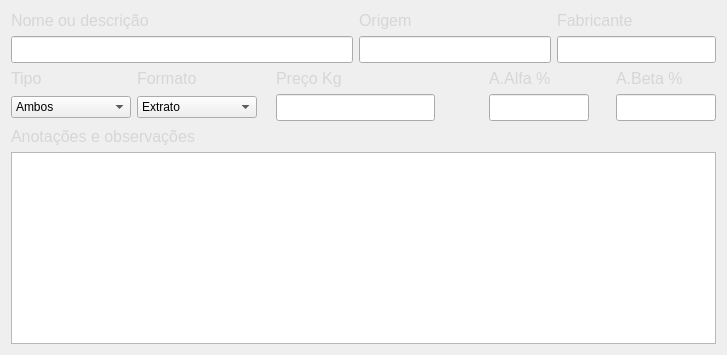
                <widget class="QWidget" name="lupulo_aba">
                 <attribute name="title">
                  <string>Lupúlo</string>
                 </attribute>
                 <layout class="QGridLayout" name="gridLayout_2">
                  <item row="5" column="0" colspan="9">
                   <widget class="QTextEdit" name="observacoes_lupulo_tbx">
                    <property name="placeholderText">
                     <string/>
                    </property>
                   </widget>
                  </item>
                  <item row="0" column="7" colspan="2">
                   <widget class="QLabel" name="label_21">
                    <property name="text">
                     <string>&lt;html&gt;&lt;head/&gt;&lt;body&gt;&lt;p&gt;&lt;span style=&quot; font-size:12pt; color:#d6d6d6;&quot;&gt;Fabricante&lt;/span&gt;&lt;/p&gt;&lt;/body&gt;&lt;/html&gt;</string>
                    </property>
                   </widget>
                  </item>
                  <item row="3" column="5">
                   <widget class="QLabel" name="label_30">
                    <property name="text">
                     <string/>
                    </property>
                   </widget>
                  </item>
                  <item row="1" column="4" colspan="3">
                   <widget class="QLineEdit" name="origem_lupulo_tbx">
                    <property name="font">
                     <font>
                      <pointsize>12</pointsize>
                      <bold>true</bold>
                     </font>
                    </property>
                    <property name="placeholderText">
                     <string/>
                    </property>
                   </widget>
                  </item>
                  <item row="1" column="7" colspan="2">
                   <widget class="QLineEdit" name="fabricante_lupulo_tbx">
                    <property name="font">
                     <font>
                      <pointsize>12</pointsize>
                      <bold>true</bold>
                     </font>
                    </property>
                    <property name="placeholderText">
                     <string/>
                    </property>
                   </widget>
                  </item>
                  <item row="2" column="1">
                   <widget class="QLabel" name="label_27">
                    <property name="text">
                     <string>&lt;html&gt;&lt;head/&gt;&lt;body&gt;&lt;p&gt;&lt;span style=&quot; font-size:12pt; color:#d6d6d6;&quot;&gt;Formato&lt;/span&gt;&lt;/p&gt;&lt;/body&gt;&lt;/html&gt;</string>
                    </property>
                   </widget>
                  </item>
                  <item row="3" column="8">
                   <widget class="QLineEdit" name="acido_beta_lupulo_tbx">
                    <property name="maximumSize">
                     <size>
                      <width>100</width>
                      <height>16777215</height>
                     </size>
                    </property>
                    <property name="font">
                     <font>
                      <pointsize>12</pointsize>
                      <bold>true</bold>
                     </font>
                    </property>
                    <property name="placeholderText">
                     <string/>
                    </property>
                   </widget>
                  </item>
                  <item row="3" column="3" colspan="2">
                   <widget class="QLineEdit" name="preco_lupulo_tbx">
                    <property name="font">
                     <font>
                      <pointsize>12</pointsize>
                      <bold>true</bold>
                     </font>
                    </property>
                    <property name="placeholderText">
                     <string/>
                    </property>
                   </widget>
                  </item>
                  <item row="2" column="6">
                   <widget class="QLabel" name="label_28">
                    <property name="text">
                     <string>&lt;html&gt;&lt;head/&gt;&lt;body&gt;&lt;p&gt;&lt;span style=&quot; font-size:12pt; color:#d6d6d6;&quot;&gt;A.Alfa %&lt;/span&gt;&lt;/p&gt;&lt;/body&gt;&lt;/html&gt;</string>
                    </property>
                   </widget>
                  </item>
                  <item row="0" column="4" colspan="3">
                   <widget class="QLabel" name="label_25">
                    <property name="text">
                     <string>&lt;html&gt;&lt;head/&gt;&lt;body&gt;&lt;p&gt;&lt;span style=&quot; font-size:12pt; color:#d6d6d6;&quot;&gt;Origem&lt;/span&gt;&lt;/p&gt;&lt;/body&gt;&lt;/html&gt;</string>
                    </property>
                   </widget>
                  </item>
                  <item row="1" column="0" colspan="4">
                   <widget class="QLineEdit" name="descricao_lupulo_tbx">
                    <property name="font">
                     <font>
                      <pointsize>12</pointsize>
                      <bold>true</bold>
                     </font>
                    </property>
                    <property name="placeholderText">
                     <string/>
                    </property>
                   </widget>
                  </item>
                  <item row="3" column="0">
                   <widget class="QComboBox" name="tipo_lupulo_tbx">
                    <property name="minimumSize">
                     <size>
                      <width>120</width>
                      <height>0</height>
                     </size>
                    </property>
                    <property name="placeholderText">
                     <string/>
                    </property>
                    <item>
                     <property name="text">
                      <string>Ambos</string>
                     </property>
                    </item>
                    <item>
                     <property name="text">
                      <string>Amargor</string>
                     </property>
                    </item>
                    <item>
                     <property name="text">
                      <string>Aroma</string>
                     </property>
                    </item>
                   </widget>
                  </item>
                  <item row="3" column="1">
                   <widget class="QComboBox" name="formato_lupulo_tbx">
                    <property name="minimumSize">
                     <size>
                      <width>120</width>
                      <height>0</height>
                     </size>
                    </property>
                    <property name="placeholderText">
                     <string/>
                    </property>
                    <item>
                     <property name="text">
                      <string>Extrato</string>
                     </property>
                    </item>
                    <item>
                     <property name="text">
                      <string>Chá</string>
                     </property>
                    </item>
                    <item>
                     <property name="text">
                      <string>Flor</string>
                     </property>
                    </item>
                    <item>
                     <property name="text">
                      <string>Pelet</string>
                     </property>
                    </item>
                   </widget>
                  </item>
                  <item row="4" column="0" colspan="2">
                   <widget class="QLabel" name="label_23">
                    <property name="text">
                     <string>&lt;html&gt;&lt;head/&gt;&lt;body&gt;&lt;p&gt;&lt;span style=&quot; font-size:12pt; color:#d6d6d6;&quot;&gt;Anotações e observações&lt;/span&gt;&lt;/p&gt;&lt;/body&gt;&lt;/html&gt;</string>
                    </property>
                   </widget>
                  </item>
                  <item row="2" column="3" colspan="2">
                   <widget class="QLabel" name="label_22">
                    <property name="text">
                     <string>&lt;html&gt;&lt;head/&gt;&lt;body&gt;&lt;p&gt;&lt;span style=&quot; font-size:12pt; color:#d6d6d6;&quot;&gt;Preço Kg&lt;/span&gt;&lt;/p&gt;&lt;/body&gt;&lt;/html&gt;</string>
                    </property>
                   </widget>
                  </item>
                  <item row="2" column="8">
                   <widget class="QLabel" name="label_29">
                    <property name="text">
                     <string>&lt;html&gt;&lt;head/&gt;&lt;body&gt;&lt;p&gt;&lt;span style=&quot; font-size:12pt; color:#d6d6d6;&quot;&gt;A.Beta %&lt;/span&gt;&lt;/p&gt;&lt;/body&gt;&lt;/html&gt;</string>
                    </property>
                   </widget>
                  </item>
                  <item row="3" column="6" colspan="2">
                   <widget class="QLineEdit" name="acido_alfa_lupulo_tbx">
                    <property name="maximumSize">
                     <size>
                      <width>100</width>
                      <height>16777215</height>
                     </size>
                    </property>
                    <property name="font">
                     <font>
                      <pointsize>12</pointsize>
                      <bold>true</bold>
                     </font>
                    </property>
                    <property name="placeholderText">
                     <string/>
                    </property>
                   </widget>
                  </item>
                  <item row="2" column="0">
                   <widget class="QLabel" name="label_26">
                    <property name="text">
                     <string>&lt;html&gt;&lt;head/&gt;&lt;body&gt;&lt;p&gt;&lt;span style=&quot; font-size:12pt; color:#d6d6d6;&quot;&gt;Tipo&lt;/span&gt;&lt;/p&gt;&lt;/body&gt;&lt;/html&gt;</string>
                    </property>
                   </widget>
                  </item>
                  <item row="0" column="0" colspan="4">
                   <widget class="QLabel" name="label_24">
                    <property name="text">
                     <string>&lt;html&gt;&lt;head/&gt;&lt;body&gt;&lt;p&gt;&lt;span style=&quot; font-size:12pt; color:#d6d6d6;&quot;&gt;Nome ou descrição&lt;/span&gt;&lt;/p&gt;&lt;/body&gt;&lt;/html&gt;</string>
                    </property>
                   </widget>
                  </item>
                  <item row="3" column="2">
                   <widget class="QLabel" name="label_31">
                    <property name="text">
                     <string/>
                    </property>
                   </widget>
                  </item>
                 </layout>
                </widget>
